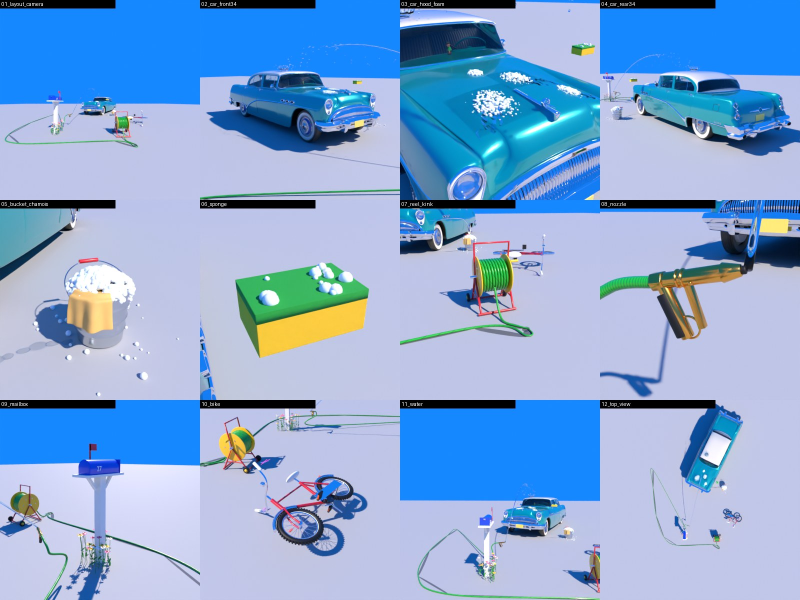
#> input picture episodes/_style_test/props/PROPS_SHEET.jpg, 1600 x 1200 px (shown at 1/2 size)
$ python look_3d.py ../../episodes/_style_test/props/PROPS_SHEET.jpg
#> lines starting #> are read from the running program, lines starting #| are printed output that depends on the picture
"""3D WORLD STYLE look numbers. Same formulas as references/remeasure/3d_2026-11-08/scripts/look.py (1080x1920, caption band
0.64-0.76 H masked), rewritten on numpy/scipy/PIL because cv2 is not installed here.
Usage: python measure_v3.py [--json out.json] img...   Prints the report's targets for comparison."""
import sys, os, json
sys.path.insert(0, os.path.join(os.path.dirname(os.path.abspath(__file__))))
import numpy as np
from PIL import Image
from scipy import ndimage as ni
from grade_metrics import srgb_to_lab

def disk(d):
    r = d // 2; y, x = np.ogrid[-r:r + 1, -r:r + 1]; return x * x + y * y <= r * r + 1

def m(f):
    im = Image.open(f).convert("RGB").resize((1080, 1920), Image.BOX); H, W = 1920, 1080
#> after `im = Image.open(f).convert('RGB').resize((1080, 1920), Image.BOX)`:
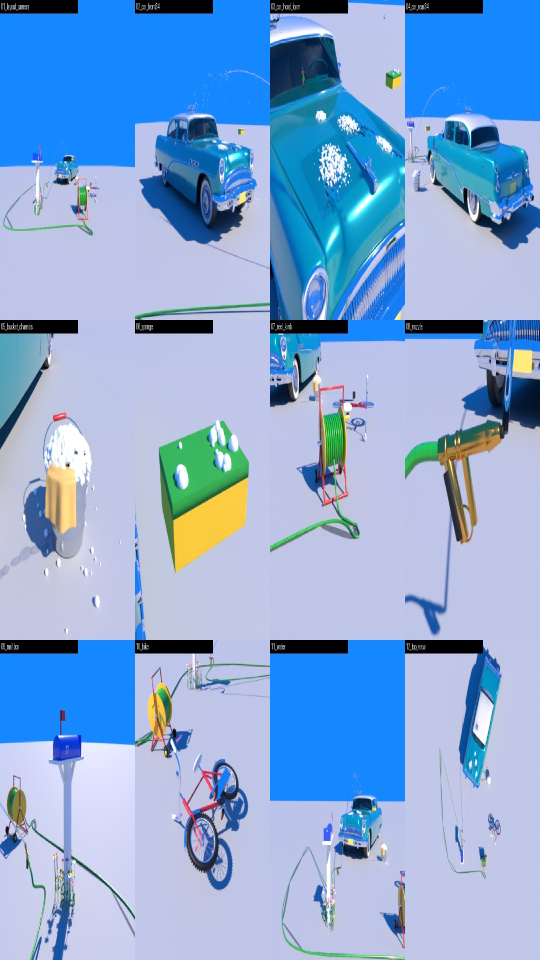
#> im: PIL image 1080x1920 RGB (shown at 1/2 size); mean R, G, B 134.3, 168.9, 213.4
    k = np.ones((H, W), bool); k[int(.64 * H):int(.76 * H)] = False
    rgb = np.asarray(im).astype(np.float32) / 255; Y = .299 * rgb[..., 0] + .587 * rgb[..., 1] + .114 * rgb[..., 2]
#> after `Y = 0.299 * rgb[..., 0] + 0.587 * rgb[..., 1] + 0.114 * rgb[..., 2]`:
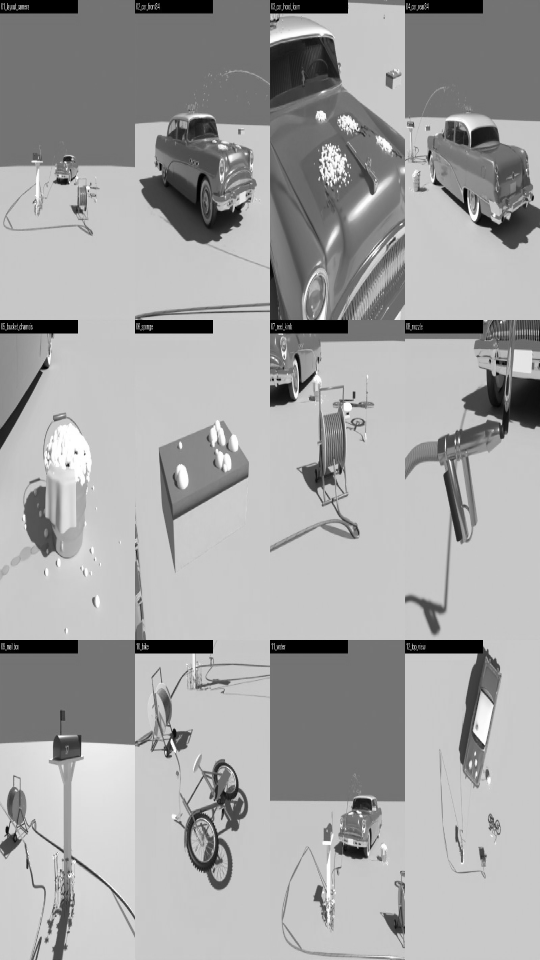
#> Y: shape (1920, 1080) float32 (shown at 1/2 size); min 0, max 1, mean 0.642
    hsv = np.asarray(im.convert("HSV")).astype(np.float32); S = hsv[..., 1] / 255; Hh = hsv[..., 0] * 360 / 255
#> after `hsv = np.asarray(im.convert('HSV')).astype(np.float32)`:
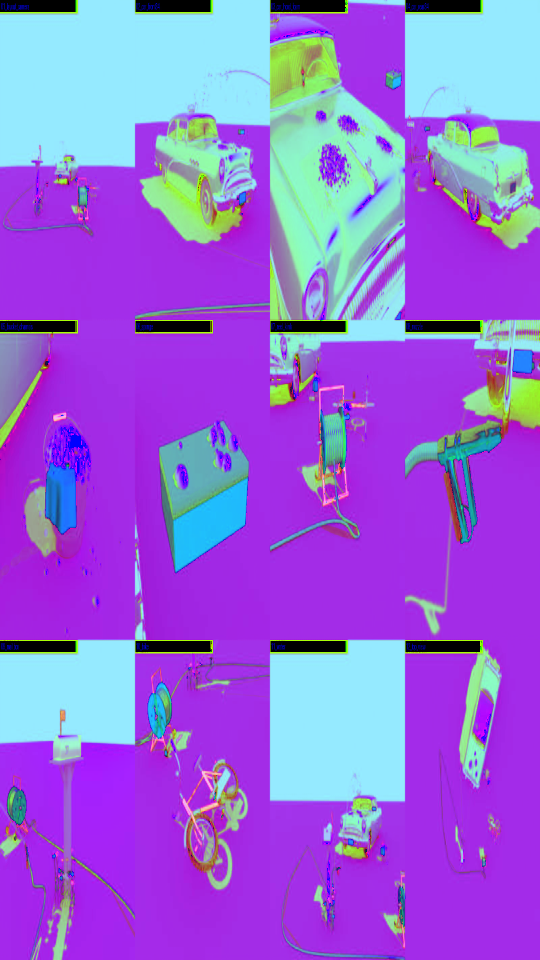
#> hsv: shape (1920, 1080, 3) float32 (shown at 1/2 size); mean R, G, B 148.9, 101.7, 215.9
#> after `S = hsv[..., 1] / 255`:
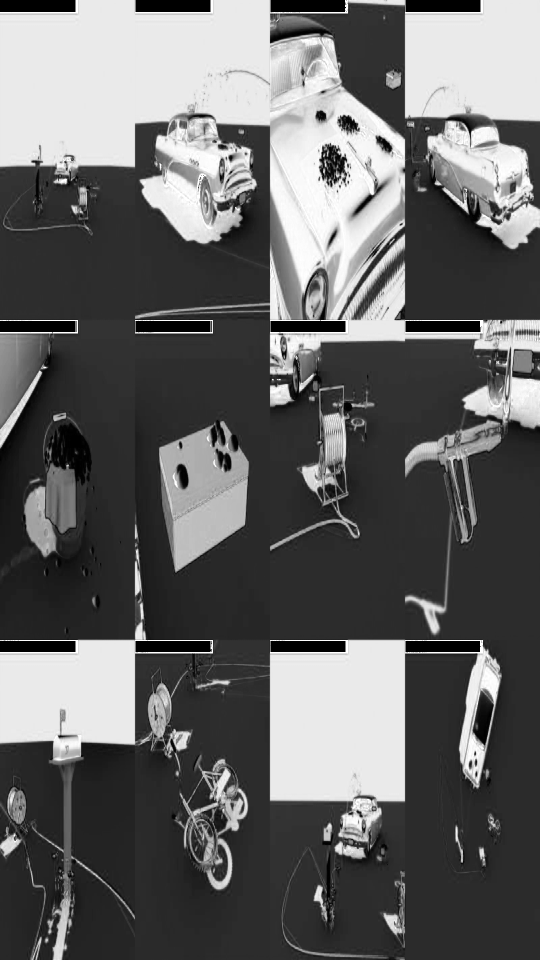
#> S: shape (1920, 1080) float32 (shown at 1/2 size); min 0, max 1, mean 0.396
#> after `Hh = hsv[..., 0] * 360 / 255`:
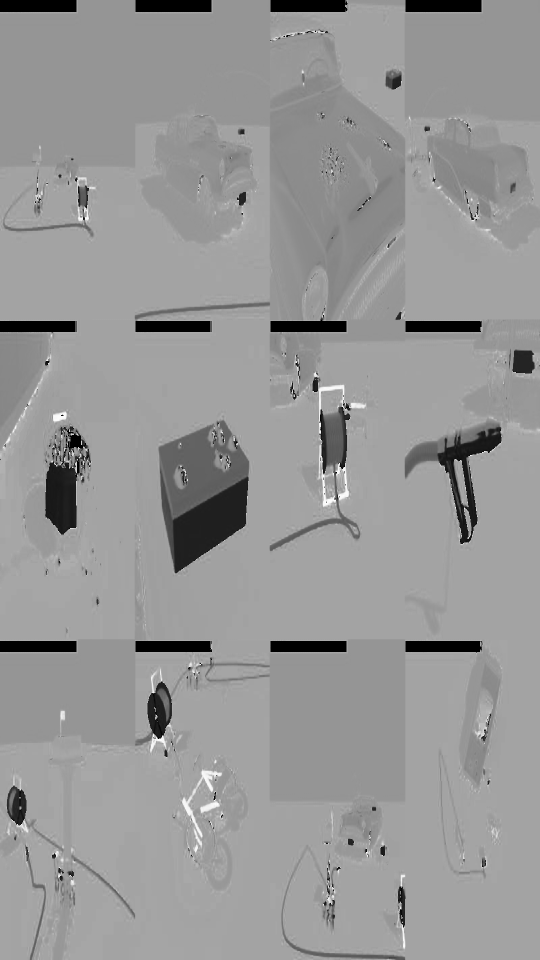
#> Hh: shape (1920, 1080) float32 (shown at 1/2 size); min 0, max 358.6, mean 212.6; drawn with min black and max white
#> (the run stopped early here; a loop or call above may not have finished)
